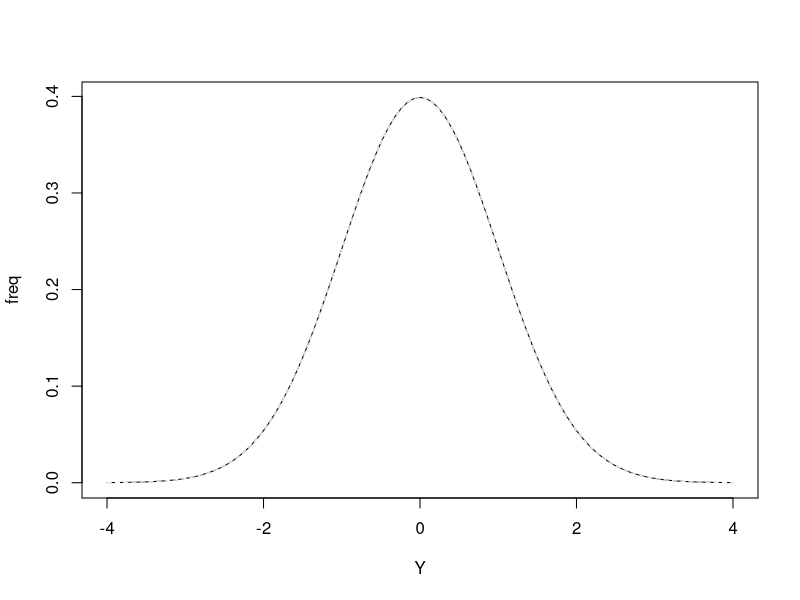
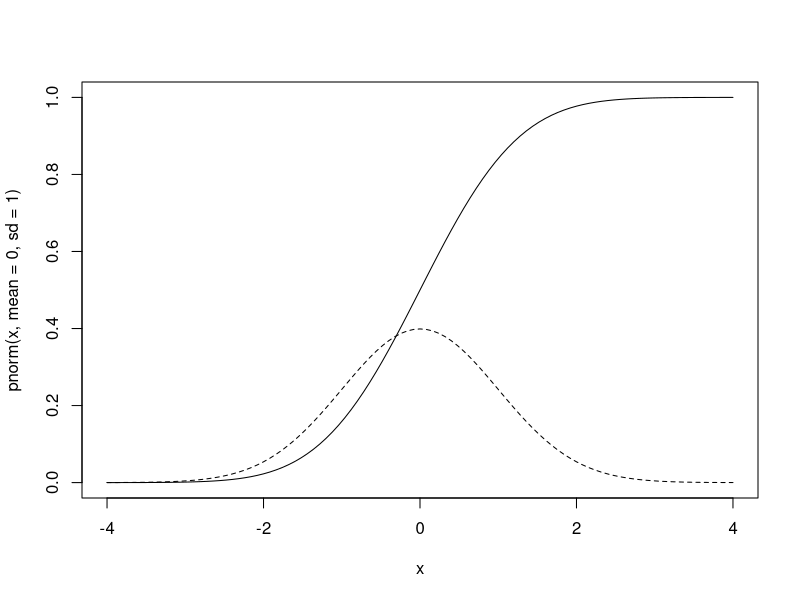
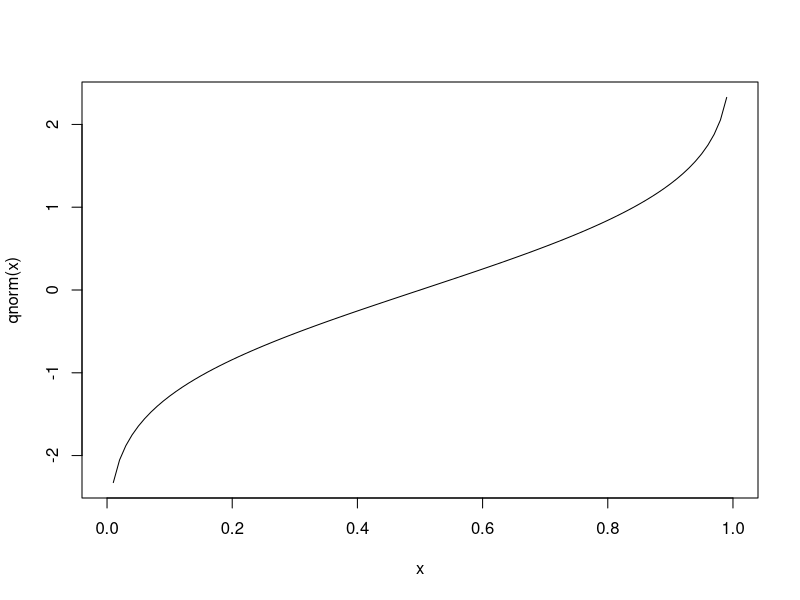
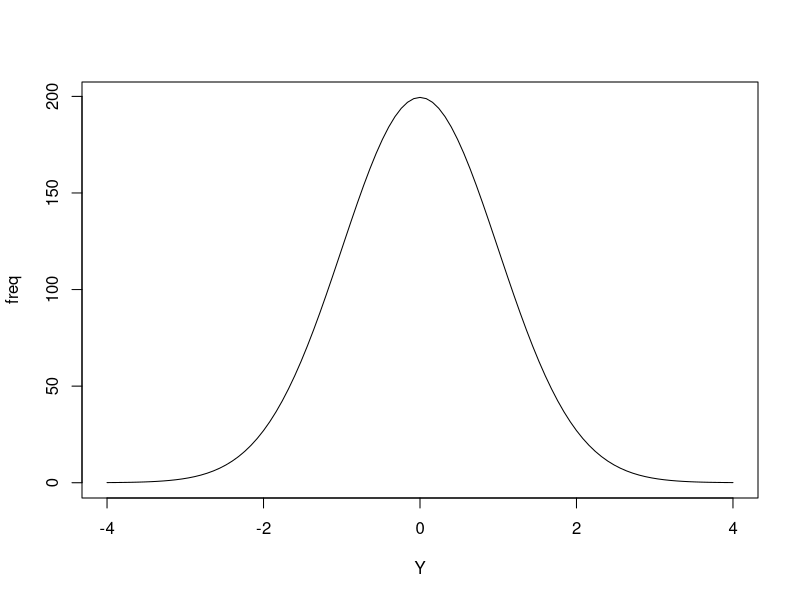
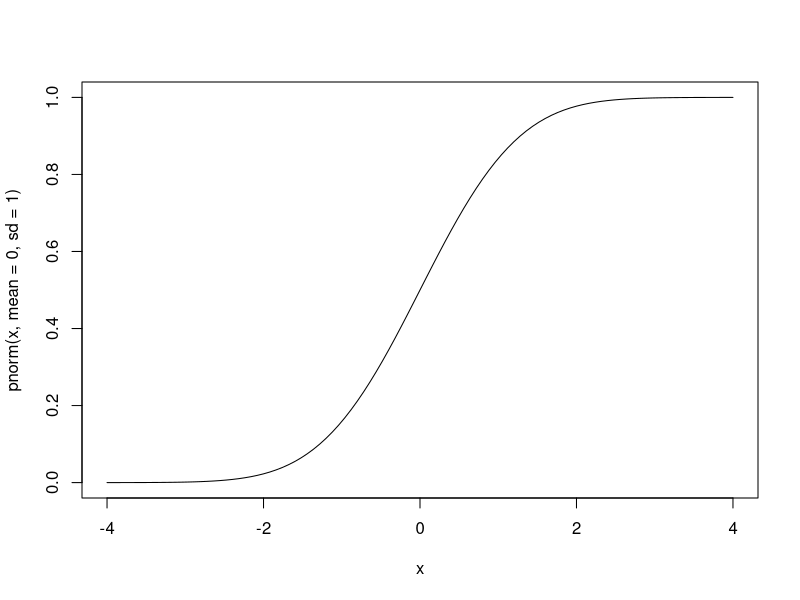

The R source for these figures, in order:
#Chapter 6 moves on from discrete distributions to the normal distribution, 
#a continuous distribution that will be the basis of most statistics in the book.

#Section 6.1 discusses frequency distributions of continuous variables briefly.

#Section 6.2 Properties of the Normal Distribution

#Let's check where it is.
?Distributions
?dnorm

#We can draw the normal distribution in a custom function as a plot using curve()
#and equation 6.1 on page 95.
normal.manual<-function(mean, sd){
curve((1/(sd*sqrt(2*pi)))*exp((-((x-mean)/sd)^2)/2),
      -4, 4, #go from -4 to +4 standard deviations.
      add = FALSE,
      ylab="freq",
      xlab="Y",
      type = "l")
}
normal.manual(0,1)

#You can get this automatically in R with dnorm.
curve(dnorm(x, mean=0, sd=1),
      -4, 4,
      col="white",
      lty="dashed",
      add=TRUE)
#I added a white dashed line over the original black line so you can see that they follow the same path.

#You can draw any of the distributions in Figure 6.2 using these functions 
#(either the R one or the one we just made).

#Figure 6.3 shows the cumulative normal distribution function.

#Let's do that and then plot the normal probability density function on it.
#Cumulative first since that plot will go from 0 to 1.
curve(pnorm(x, mean=0, sd=1),
      -4, 4,
      lty="solid")

#Then add the normal probability density function (like the one we made earlier, just with the default line color).
curve(dnorm(x, mean=0, sd=1),
      -4, 4,
      lty="dashed",
      add=TRUE)

#To get out some of the values  shown in page 96, we use pnorm().
#http://stackoverflow.com/questions/34236648/r-function-to-calculate-area-under-the-normal-curve-between-adjacent-standard-de

pnorm(0, mean=0, sd=1)
#Just adding one value gives you a point estimate.
#50% will be found up to zero (the mean).

#The other values shown in Figure 6.3
pnorm(-1)
pnorm(-2)
#0 and 1 are the default values for mean and standard deviation, so you can leave them out if you want in this case.
#If you add more than one, it will tell you the values.
(pnorm(0:1))
#Use diff as suggested here to get the area under the curve.
diff(pnorm(0:1))
#This works because it uses the cumulative function to calculate it.
#If you go from -1 to 1 you can add them up to get the 68.27% shown under Figure 6.2 and on page 96.
sum(diff(pnorm(-1:1)))

#To go the other way, i.e. to see where 50% of the items fall, you have to use qnorm.
#Let's see what qnorm looks like.
curve(qnorm(x))
#It is essentially tipping Figure 6.3 on its side.
#The frequency is now x on the x-axis, and the standard deviations are the y axis.
#You can get the point values in Figure 6.3 this way:
qnorm(0.5)
qnorm(0.1587)
qnorm(0.0228)
#The last two are close with rounding since those values in Figure 6.3 were rounded.
#How to get the values on page 96, of where 50%, 95%, etc of items are found?
qnorm(0.5+0.5*0.5)
qnorm(0.95+0.5*0.05)
qnorm(0.99+0.5*0.01)
#The values that you input are not the percent values given on page 96.
#You put them in proportions (the quantile you want to get) PLUS
#half of the remaining value.
#If you put in 0.95, it will go from 0 to 0.95.  That isn't centered at the mean of 0,
#where the 50% quantile is.  There is 0.05 left at the end.  So we divide it by two
#to put it on either end.
#You would get the negative number for the standard deviation if you put in the opposite value.
qnorm(0.5*0.01)
#This also explains it nicely down where it starts talking about qnorm.
#https://cran.r-project.org/web/packages/tigerstats/vignettes/qnorm.html

#On pg. 98, they show calculation of standard deviates.
#This is described in such a way that they seem to be z scores although they are never named as such in the book.
#You can easily calculate this manually.
z.score<-function(x){
  (x-mean(x))/sd(x)
}

x<-c(1,2,3)
z.score(x)
#You can also use the scale() function.
#https://www.r-bloggers.com/r-tutorial-series-centering-variables-and-generating-z-scores-with-the-scale-function/

scale(x,
      center=TRUE,
      scale=TRUE)
#help notes that scale=TRUE divides by the standard deviation when
#center=TRUE, and center=TRUE substracts each number by the column mean.
#This is the same thing we did in the z-score function.

#Table 6.1 has expected frequencies for the normal distribution in column 2 for a sample of 1000 individuals.
#We can generate this with pnorm() and thinking about what the class marks mean.
#Because the class marks are separated by 0.5, we need to go 0.5 around each class mark and start at -5.25.
boundaries<-seq(from=-5.25,
                to=5.25,
                by=0.5)

pnorm.results<-pnorm(boundaries)
expected.freqs<-abs(diff(pnorm.results))
cbind(boundaries[-length(boundaries)]+0.25,
      #this takes the last entry off because we only need the lower bound for each class,
      #and adds 0.25 to get the class mark.
      round(expected.freqs*1000, 1))
#Then you can have a look at the table and see that it gives the same results as column 2 in Table 6.1.

#Section 6.3 A Model for the Normal Distribution
#This section describes what produces a normal distribution and
#a heuristic showing how it is related to the binomial distribution.

#Section 6.4 Applications of the Normal Distribution
#This section describes how to do what we did to get Table 6.1,
#but with a different set of data back from Section 4.2. [http://www.cmcurry.com/2014/07/using-r-to-work-through-sokal-and.html]

mean.bw<-109.9
sd.bw<-13.593

(sdeviate.bw<-(151-mean.bw)/sd.bw)

pnorm(sdeviate.bw) #This value is more precise
pnorm(3.02) #But the book uses this rounded value so we will too here.
#We can do some of the calculations the book does on pp. 103-104.
#Only a very few individuals are higher than 151 oz.
1-pnorm(3.02)
#If we want to look both directions we can double this number since the distribution is symmetrical.
2*(1-pnorm(3.02))

#By default, lower.tail=TRUE in pnorm.
pnorm(3.02,
      lower.tail=FALSE)
#It is the same as our earlier value of
1-pnorm(3.02)
#Here is the default setting for comparison.
pnorm(3.02,
      lower.tail=TRUE)
#This simply tells use which direction we want to look at,
#the upper or lower tail of the distribution from our value of standard deviate.  

#Section 6.5 Fitting a Normal Distribution to Observed Data

#These data are again from Section 4.2 [http://www.cmcurry.com/2014/07/using-r-to-work-through-sokal-and.html].
classmark<-seq(from=59.5, to=171.5, by=8)
frequencies<-c(2,6,39,385,888,1729,2240,2007,1233,641,201,74,14,5,1)
samplesize<-sum(frequencies) #This confirms that we entered the data correctly, and gets our sample size.
#Multiply classmark and frequencies to get the sums for each class.
classsums<-classmark*frequencies

#To look at all this stuff together, combine it into a dataset.
birthweights<-data.frame(cbind(classmark, frequencies, classsums))

#Add on a row of the next class up which contains 0 individuals.
(birthweights<-rbind(birthweights, c(179.5, 0, 0)))


#On page 104, equation 6.2 is like equation 6.1 above but with sample size (n) and i (class intervals).
normal.manual.applied<-function(mean, sd, n, i){
  curve(((1/(sd*sqrt(2*pi)))*exp((-((x-mean)/sd)^2)/2))*n*i,
        -4, 4, #go from -4 to +4 standard deviations.
        add = FALSE,
        ylab="freq",
        xlab="Y",
        type = "l")
}

normal.manual.applied(mean=0, sd=1, n=1000, i=0.5)
#This gives the curve that Table 6.1 also has (same class intervals of 0.5, 1000 samples, and mean=0 with sd=1).
#Let's do this with the birthweights data.

birthweights.mean<-109.8996
birthweights.sd<-13.5942

#Like above we need the lower boundaries of the class marks.
birthweights$boundaries<-birthweights$classmark-4

#Get the expected frequencies for the class boundaries with the mean and sd of our dataset.
birthweights$pnorm.results<-pnorm(birthweights$boundaries,
                     mean=birthweights.mean,
                     sd=birthweights.sd)

#Then, take the difference of the first row minus the next row.
#The last row will not have anything, which is why we needed to add the lower boundary of
#the next class mark, which has a frequency of zero.  Thus, this calculation generates a vector of length 14. 
#We need 15, so we just add a zero on for the last difference as they do in Table 6.2
birthweights$expected.freqs<-c(abs(diff(birthweights$pnorm.results)),0) #add a zero on for the last difference

#Multipy the frequencies by the sample size to get the expected frequencies for a sample of this size.
#Round as in the table.
birthweights$expected.freqs.values<-round(birthweights$expected.freqs*samplesize, 1)

#We can even add the plus and minus signs using ifelse and sign() to see in which direction the differences are.
birthweights$departure.signs<-ifelse(sign(birthweights$frequencies-birthweights$expected.freqs.values)==-1,
                                     "-", #if -1, then write "-"
                                     "+") #else if not -1, write "+"

#View the table to confirm it has the same data as table 6.2
birthweights


#Section 6.6 Skewness and Kurtosis

#Box 6.1 shows how to compute g1 (skewness) and g2 (kurtosis) from a frequency distribution.
#This is unlike to be how one would do it with your own table of data, 
#but it is a helpful exercise in understanding how these moment statistics work and coding.
#This section assumes you have loaded the birthweights data from the last post. [link]
mean.bw<-sum(birthweights[-16, "frequencies"]*(birthweights[-16, "classmark"]))/samplesize
yfreq<-(
    birthweights[-16, "classmark"]-mean.bw #This is deviation from the mean (see pg 51, section 4.7)
  )

(g1<-(
        samplesize*
        sum(birthweights[-16, "frequencies"]*yfreq^3)
      )/
    (
      (samplesize-1)*(samplesize-2)*birthweights.sd^3
      )
)


(g2<-(
  (
  (samplesize+1)*samplesize*sum(birthweights[-16, "frequencies"]*yfreq^4)
   )/
  (
    (samplesize-1)*(samplesize-2)*(samplesize-3)*(birthweights.sd^4)
    )
  )-
  (
    (
      3*(samplesize-1)^2
      )/
      (
        (samplesize-2)*(samplesize-3)
        )
    )
)

#As an interesting side note, if you use the value of the mean given in the book,
birthweights.mean
#which is rounded to four decimal places, the calculation for cubing 
#(and raising to the power of 4) both were off.  The power of three one was off by 118!


##blog up to here current


#Section 6.7 Graphic Methods

#Figure 6.5 shows the cumulative normal distribution again (as in Fig. 6.3),
#with lines drawn down to equivalent deviates.
curve(pnorm(x, mean=0, sd=1),
      -4, 4,
      lty="solid")
#This is the same code as earlier in section 6.3.
#You can draw lines, we'll just do the one for 0.7 cumulative.


#Following box 6.2 to manually make a Q-Q plot to understand how they are built.

#Then how to do them in R automatically.

#The rankits in box 6.2 are done this way.

#Look up Q-Q calculation in R to see how it deals with small sample sizes.